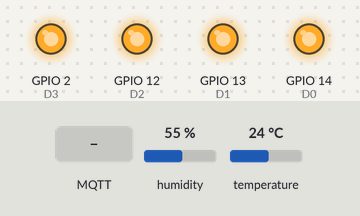
Recording of a sketch running on a simulated ESP32. Shown: output pins drawn as LEDs (lit = HIGH). The test bench sets the inputs (shaded band); at power-on: humidity 55 %, temperature 24 °C. WiFi joins after 1.5 s; servers stay silent unless stated; no MQTT or app messages arrive unless stated; what the sketch prints to the serial monitor is not drawn.

Above: at 2.7 s.
2.8 s: MQTT message "onledin2" arrives on the first subscribed topic
At 13.2 s:
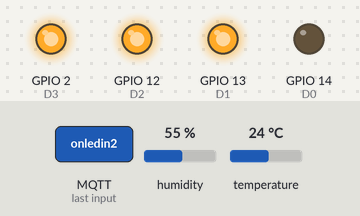
13.5 s: MQTT message "offled1" arrives on the first subscribed topic
At 14.7 s:
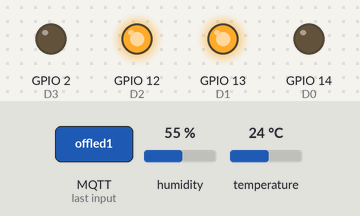
15.0 s: MQTT message "offledin2" arrives on the first subscribed topic
At 24.7 s:
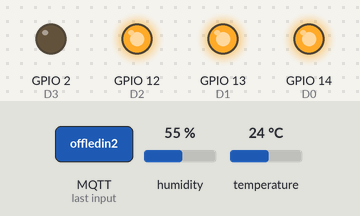
25.5 s: MQTT message "onledin3" arrives on the first subscribed topic
At 26.3 s:
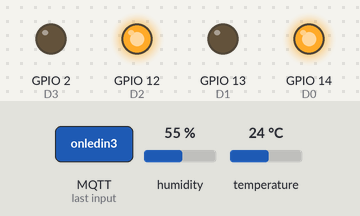
27.0 s: MQTT message "onled1" arrives on the first subscribed topic
At 37.2 s:
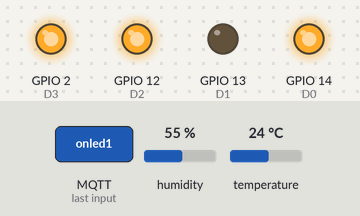
37.5 s: MQTT message "onledin4" arrives on the first subscribed topic
At 37.9 s:
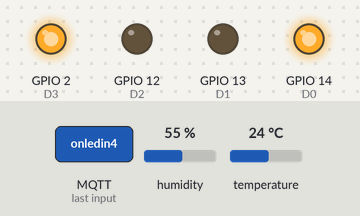
Timing chart, 0 to 40.0 s (numbered marks = the images above; inputs shaded):
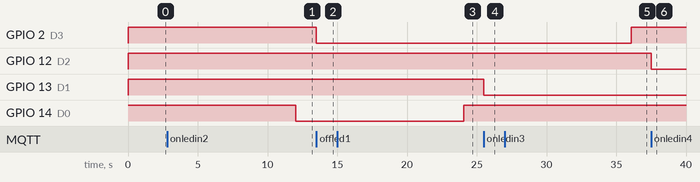

Measured:
- after the input at 2.8 s, GPIO 14 (D0): HIGH → LOW after 9.2 s
- after the input at 13.5 s, GPIO 2 (D3): HIGH → LOW at once
- after the input at 15.0 s, GPIO 14 (D0): LOW → HIGH after 9.1 s
- after the input at 25.5 s, GPIO 13 (D1): HIGH → LOW at once
- after the input at 27.0 s, GPIO 2 (D3): LOW → HIGH after 9.1 s
- after the input at 37.5 s, GPIO 12 (D2): HIGH → LOW at once

The sketch:

testecasa.ino
```cpp
#include <WiFi.h>
#include <WiFiManager.h>
#include <PubSubClient.h>
#include <DHT.h>

#define servidor_mqtt           "urlmqtt" //URL do servidor MQTT
#define servidor_mqtt_porta     "00000" //Porta do servidor
#define servidor_mqtt_usuario   "user"  //Usuário
#define servidor_mqtt_senha     "password"  //Senha
#define mqtt_topico_sub         "topic" //Tópico
//Dados da rede Wifi
char NomeDoWiFi[] = "ssid";
char SenhaDoWiFi[] = "password";


#define D0 14 //Define a porta 14 como D0
#define D1 13 //Define a porta 13 como D1
#define D2 12 //Define a porta 12 como D2
#define D3 2  //Define a porta 02 como D3
//definindo a porta 4 pro sensor
#define DHTPIN 4
#define DHTTYPE DHT11

DHT dht(DHTPIN, DHTTYPE);

int umidade = 0;
int temperatura = 0;
int ultimoEnvioMQTT = 0;

//Variáveis de controle do cliente MQTT e do WiFi
WiFiClient espClient;
PubSubClient client(espClient);
WiFiManager wifiManager;

void setup() {
  //Prepara o pino D0 para funcinar como saída
  pinMode(D0, OUTPUT);
  digitalWrite(D0, HIGH);
  //Prepara o pino D1 para funcinar como saída
  pinMode(D1, OUTPUT);
  digitalWrite(D1, HIGH);
  //Prepara o pino D2 para funcinar como saída
  pinMode(D2, OUTPUT);
  digitalWrite(D2, HIGH);
  //Prepara o pino D3 para funcinar como saída
  pinMode(D3, OUTPUT);
  digitalWrite(D3, HIGH);

  //Inicia a comunicação serial
  Serial.begin(115200);
  dht.begin();
  wifiParameter();
  conectaWifi();
}

void loop() {
  //Testa conexão com o servidor MQTT e caso falhe, tata reconectar
  if (!client.connected())
  {
    reconectar();
  }
  if ((millis() - ultimoEnvioMQTT > 2000)){
    enviaDHT();
    ultimoEnvioMQTT = millis();
  }
  client.loop();
}
```

conectaWifi.ino
```cpp
void conectaWifi(){
  //Tenta conectar ao Wifi
  WiFi.begin(NomeDoWiFi, SenhaDoWiFi);
  while(WiFi.status() != WL_CONNECTED)
  {
    delay(500);
    Serial.print(".");
  }
  Serial.println("");
  Serial.println("Connected");
}
```

enviaDHT.ino
```cpp
void enviaDHT(){
  char MagUmidadeMQTT[10];
  char MagTemperaturaMQTT[10];

  umidade = dht.readHumidity();
  temperatura = dht.readTemperature();

  if(isnan(umidade) || isnan(temperatura)){
    Serial.println("Falha na leitura do sensor DHT11");
  } else{
    Serial.print("Temperatura: ");
    Serial.print(temperatura);
    Serial.println(" *C ");
    Serial.print("Umidade: ");
    Serial.print(umidade);
    Serial.println(" % ");

    delay(10000);   // mede a cada 10s

    sprintf(MagUmidadeMQTT, "%i",umidade);
    client.publish("casa/umidade", MagUmidadeMQTT);
    sprintf(MagTemperaturaMQTT, "%i", temperatura);
    client.publish("casa/temperatura", MagTemperaturaMQTT);

  }
}
```

reconectar.ino
```cpp
void reconectar()
{
  //Repete até conectar
  while(!client.connected())
  {
    bool conectado = strlen(servidor_mqtt_usuario)>0 ?
                     client.connect("fowmjfeg", servidor_mqtt_usuario, servidor_mqtt_senha) :
                     client.connect("k-Z9yumoegOn");
    if (conectado)
    {
      //Subscreve para monitorar os comandos recebidos
      client.subscribe(mqtt_topico_sub, 1); //QoS1
    }
    else
    {
      delay(5000);
    }
  }

}
```

retorno.ino
```cpp
void retorno(char* topico, byte* mensagem, unsigned int tamanho) {
  mensagem[tamanho] = '\0';
  String strMensagem = String((char*)mensagem);
  strMensagem.toLowerCase();
  if(strMensagem == "onledin2") {            //acende o in2 do rele - ventilador
    digitalWrite(D0, LOW);
  } else if (strMensagem == "offledin2") {  //apaga o in2 do rele - ventilador
    digitalWrite(D0, HIGH);
  } else if(strMensagem == "offled1"){      //apaga o led vermelho ligado a porta 2 - luz sala
    digitalWrite(D3, LOW);
  } else if(strMensagem == "onled1"){       //acende o led vermelho ligado a porta 2 - luz sala
    digitalWrite(D3, HIGH);
  } else if(strMensagem == "onledin3"){     //acende o in3 do rele - luz entrada
    digitalWrite(D1, LOW);
  } else if(strMensagem == "offledin3"){    //apaga o in3 do rele - luz entrada
    digitalWrite(D1, HIGH);
  } else if(strMensagem == "onledin4"){     //acende o in4 do rele  - luz do quarto
    digitalWrite(D2, LOW);
  } else if(strMensagem == "offledin4"){    //apaga o in4 do rele - luz do quarto
    digitalWrite(D2, HIGH);
  }

}
```

wifiParameter.ino
```cpp
void wifiParameter(){
  //Cria os parametros para configuração da conexão com o servidor MQTT
  WiFiManagerParameter custom_mqtt_server("server", "Servidor MQTT", servidor_mqtt, 40);
  WiFiManagerParameter custom_mqtt_port("port", "Porta", servidor_mqtt_porta, 6);
  WiFiManagerParameter custom_mqtt_user("user", "Usuario", servidor_mqtt_usuario, 20);
  WiFiManagerParameter custom_mqtt_pass("pass", "Senha", servidor_mqtt_senha, 20);
  WiFiManagerParameter custom_mqtt_topic_sub("topic_sub", "Topico", mqtt_topico_sub, 30);
  //Insere os parametros criados no controlador da conexão com servidor MQTT
  wifiManager.addParameter(&custom_mqtt_server);
  wifiManager.addParameter(&custom_mqtt_port);
  wifiManager.addParameter(&custom_mqtt_user);
  wifiManager.addParameter(&custom_mqtt_pass);

  //Configuração de qual função será executada
  //quando receber uma mensagem do servidor
  int portaInt = atoi(servidor_mqtt_porta);
  client.setServer(servidor_mqtt, portaInt);
  client.setCallback(retorno);

}
```
